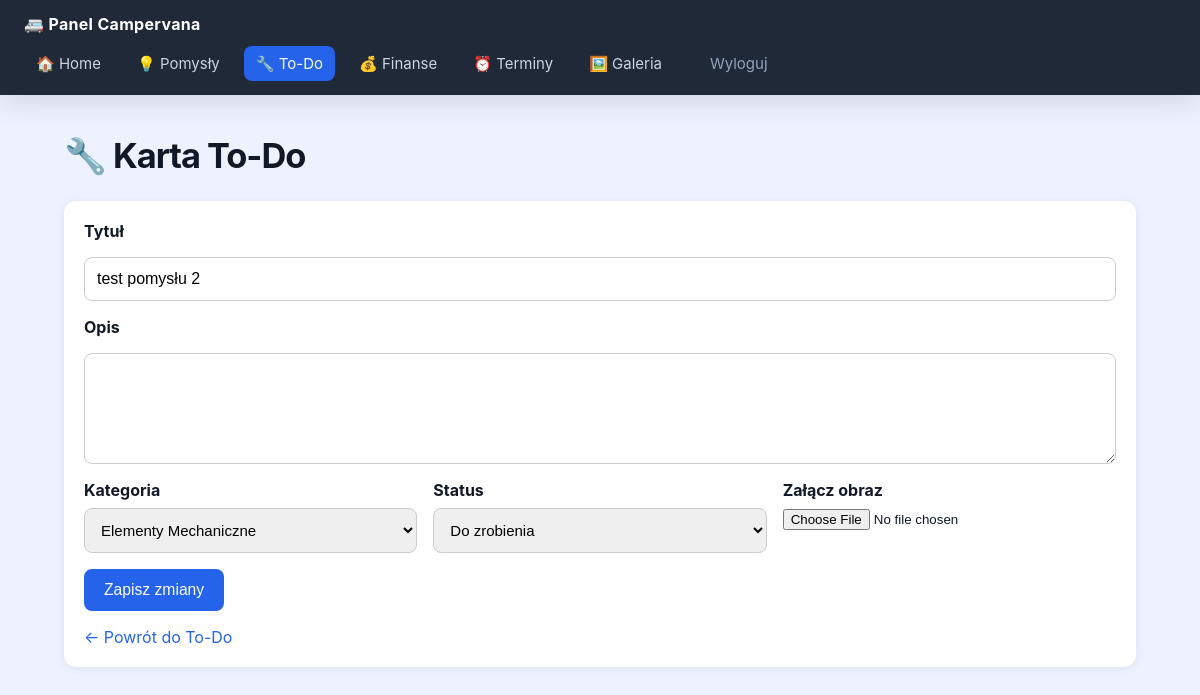
Page /issues/card/20 (signed in) on the committed database.
### tables this page shows
CREATE TABLE issues (
            id INTEGER PRIMARY KEY AUTOINCREMENT,
            title TEXT NOT NULL,
            description TEXT DEFAULT '',
            status TEXT NOT NULL DEFAULT 'todo',
            created_at TEXT DEFAULT CURRENT_TIMESTAMP
        , category TEXT NOT NULL DEFAULT 'others', image TEXT NOT NULL DEFAULT '');

### app.py (the view, shortened to what this page needs)
@app.route("/issues/card/<int:issue_id>", methods=["GET", "POST"])
@login_required
def issue_card(issue_id):
    issue = db.get_issue(issue_id)
    if not issue:
        return redirect(url_for("issues"))
    return render_template(
        "issue_card.html",
        issue=issue,
        active_page="issues",
        categories=db.ISSUE_CATEGORIES,
        category_labels=db.ISSUE_CATEGORY_LABELS,
        status_labels={"todo": "Do zrobienia", "doing": "W trakcie", "done": "Zrobione"},
    )

### app.py (called while the page is built)
def login_required(view_func):
    @wraps(view_func)
    def wrapped(*args, **kwargs):
        if not session.get("logged_in"):
            return redirect(url_for("login"))
        return view_func(*args, **kwargs)
    return wrapped

### db.py (called while the page is built)
def get_connection():
    conn = sqlite3.connect(DB_FILE)
    conn.row_factory = sqlite3.Row
    return conn

def get_issue(issue_id):
    conn = get_connection()
    row = conn.execute("SELECT * FROM issues WHERE id = ?", (issue_id,)).fetchone()
    conn.close()
    return row

### templates/issue_card.html (shortened to what this page needs)
{% extends "base.html" %}
{% block content %}
    <h1>🔧 Karta To-Do</h1>
    <form action="/issues/card/{{ issue.id }}" method="post" enctype="multipart/form-data" style="display:grid; gap:16px; background:white; padding:20px; border-radius:12px; box-shadow:0 1px 10px rgba(0,0,0,0.08);">
        <label style="font-weight:700;">Tytuł</label>
        <input type="text" name="title" value="{{ issue.title }}" style="width:100%; padding:12px; font-size:16px; border:1px solid #ccc; border-radius:8px;">
        <label style="font-weight:700;">Opis</label>
        <textarea name="description" rows="5" style="width:100%; padding:12px; font-size:15px; border:1px solid #ccc; border-radius:8px;">{{ issue.description }}</textarea>
        <div style="display:grid; grid-template-columns: 1fr 1fr 1fr; gap:16px; align-items:start;">
            <div>
                <label style="font-weight:700; display:block; margin-bottom:8px;">Kategoria</label>
                <select name="category" style="width:100%; padding:12px; font-size:15px; border:1px solid #ccc; border-radius:8px;">
                    {% for category in categories %}
                    <option value="{{ category }}" {% if issue.category == category %}selected{% endif %}>{{ category_labels[category] }}</option>
                    {% endfor %}
                </select>
            </div>
            <div>
                <label style="font-weight:700; display:block; margin-bottom:8px;">Status</label>
                <select name="status" style="width:100%; padding:12px; font-size:15px; border:1px solid #ccc; border-radius:8px;">
                    {% for status, label in status_labels.items() %}
                    <option value="{{ status }}" {% if issue.status == status %}selected{% endif %}>{{ label }}</option>
                    {% endfor %}
                </select>
            </div>
            <div>
                <label style="font-weight:700; display:block; margin-bottom:8px;">Załącz obraz</label>
                <input type="file" name="image" accept="image/*" style="width:100%;">
            </div>
        </div>
        <button type="submit" style="width:fit-content; padding:12px 20px; background:#2563eb; color:white; border:none; border-radius:8px; cursor:pointer;">Zapisz zmiany</button>
        <a href="/issues" style="text-decoration:none; color:#2563eb;">← Powrót do To-Do</a>
    </form>
{% endblock %}

### templates/base.html (style rules this page uses)
body { font-family: Inter, -apple-system, BlinkMacSystemFont, "Segoe UI", sans-serif; margin: 0; background: #eef2ff; color: #111827; }
*, *::before, *::after { box-sizing: border-box; }
h1 { margin-bottom: 24px; font-size: 2.15rem; letter-spacing: -0.03em; }
button, .btn { padding: 13px 18px; font-size: 0.98rem; border: none; border-radius: 14px; background: #2563eb; color: white; cursor: pointer; transition: transform 0.2s ease, background 0.2s ease; }

### rows in the picture
issues: title "test pomysłu 2", category "Elementy Mechaniczne", status "Do zrobienia"
